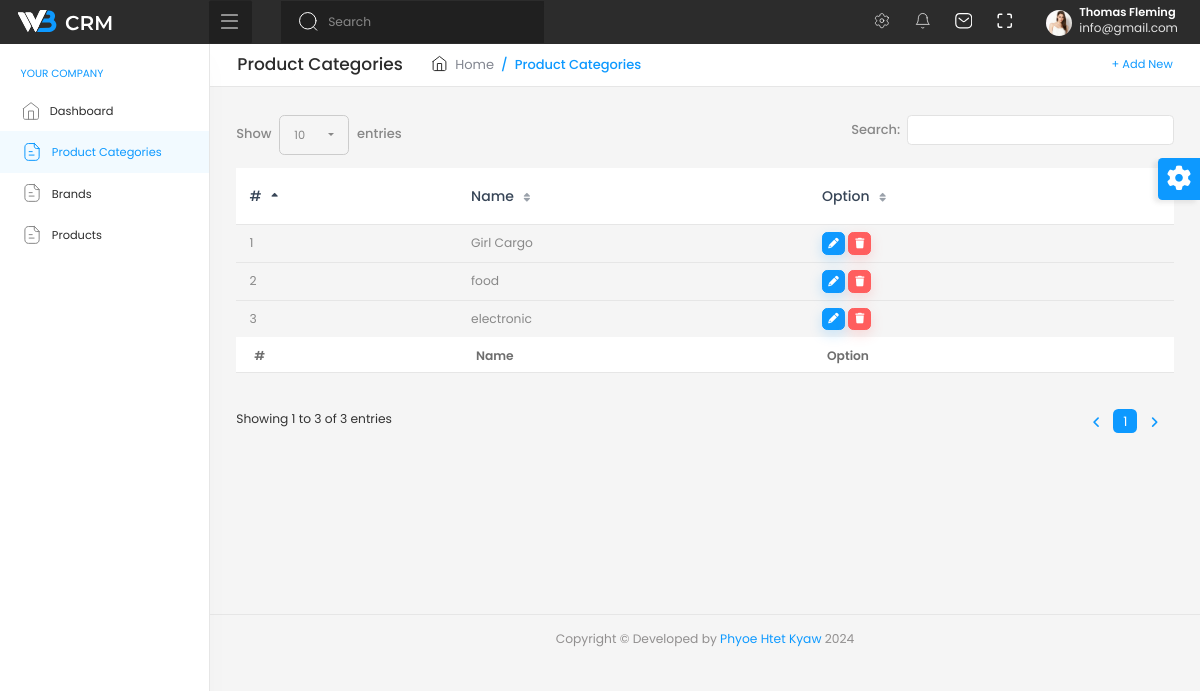
The app's page /product_categories.php, older data.
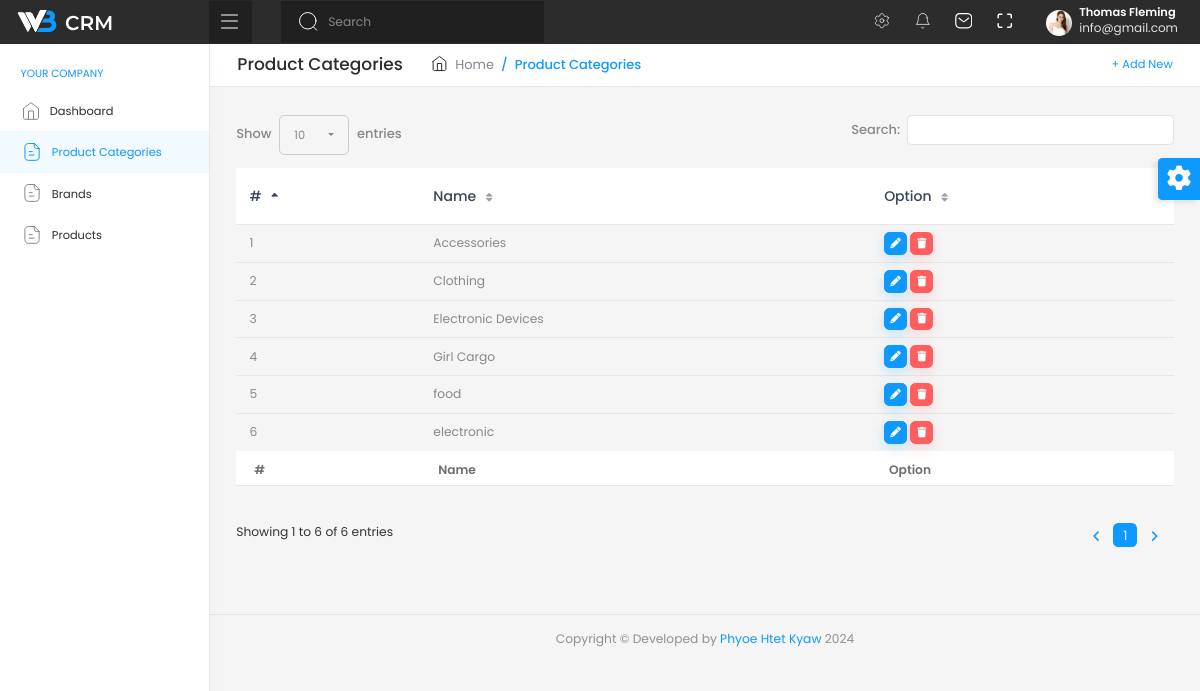
The same page, newer data.
### tables this page shows
CREATE TABLE `tbl_product_categories` (
  `id` int NOT NULL,
  `name` varchar(50) NOT NULL,
  `slug` text NOT NULL,
  `created_at` datetime NOT NULL,
  `updated_at` datetime DEFAULT NULL,
  `deleted_at` datetime DEFAULT NULL
);

### app/classes/DB.php (called while the page is built)
<?php
class DB {
    private $host = "localhost";
    private $user = "root";
    private $password = "";
    private $db = "db_pos_php_oop";
    public function connect() {
        try {
            $pdo = new PDO("mysql:host=$this->host;dbname=$this->db", $this->user, $this->password);
            $pdo->setAttribute(PDO::ATTR_ERRMODE, PDO::ERRMODE_EXCEPTION);
            return $pdo;
        } catch (PDOException $e) {
            echo "ERROR: " . $e->getMessage();
        }
    }
}
?>

### app/classes/ProductCategory.php (called while the page is built, shortened)
<?php
class ProductCategory {
    private $con;
    public function __construct() {
        try {
            $db = new DB();
            $this->con = $db->connect();
        } catch (PDOException $e) {
            die("ERROR IN CONNECTION!<br>" . $e->getMessage());
        }
    }
    public function getCategories() : iterable {
        try {
            $sql = "SELECT `id`, `name`, `slug` FROM `tbl_product_categories` WHERE `deleted_at` IS NULL ORDER BY `id` DESC";
            $stmt = $this->con->prepare($sql);
            $stmt->execute();
            $res = $stmt->fetchAll(PDO::FETCH_OBJ);
            return $res;
        } catch (PDOException $e) {
            die("Product Categories: get categories error!<br>" . $e->getMessage());
        }
    }
}
?>

### product_categories.php (the view, shortened to what this page needs)
<?php
    include_once "includes/header.php";
    include_once "includes/sidebar.php";
    $product_categories = new ProductCategory();
    $data = $product_categories->getCategories();
?>
<div class="content-body">
    <div class="page-titles">
        <ol class="breadcrumb">
            <li><h5 class="bc-title">Product Categories</h5></li>
            <li class="breadcrumb-item"><a href="javascript:void(0)">
                Home </a>
            </li>
            <li class="breadcrumb-item active"><a href="javascript:void(0)">Product Categories</a></li>
        </ol>
        <a class="text-primary fs-13" href="add_product_categories.php">+ Add New</a>
    </div>
    <div class="container-fluid">
        <div class="row">
            <div class="col-sm-12">
                <div class="table-responsive">
                    <table id="example" class="display table" style="min-width: 845px">
                        <thead>
                            <tr>
                                <th>#</th>
                                <th>Name</th>
                                <th>Option</th>
                            </tr>
                        </thead>
                        <tbody>
                            <?php
                                $i = 1;
                                foreach ($data as $item):
                            ?>
                                <tr>
                                    <td><?= $i; $i++;?></td>
                                    <td><?= $item->name; ?></td>
                                    <td>
                                        <div class="d-flex">
                                            <a href="edit_product_categories.php?slug=<?= $item->slug; ?>" class="btn btn-primary shadow btn-xs sharp me-1"><i class="fa fa-pencil"></i></a>
                                            <a href="delete_product_categories.php?slug=<?= $item->slug ?>" class="btn btn-danger shadow btn-xs sharp"><i class="fa fa-trash"></i></a>
                                        </div>
                                    </td>
                                </tr>
                            <?php endforeach; ?>
                        </tbody>
                        <tfoot>
                            <tr>
                                <th>#</th>
                                <th>Name</th>
                                <th>Option</th>
                            </tr>
                        </tfoot>
                    </table>
                </div>
            </div>
        </div>
    </div>
</div>
<?php include_once "includes/footer.php"; ?>

Row changes from the older to the newer data that the page shows:
added tbl_product_categories: name "Accessories"
added tbl_product_categories: name "Clothing"
added tbl_product_categories: name "Electronic Devices"
Text that changed along with them:
text written by a page script: "Show 10 entries Search: Showing 1 to 3 of 3 entries 1" → "Show 10 entries Search: Showing 1 to 6 of 6 entries 1"
